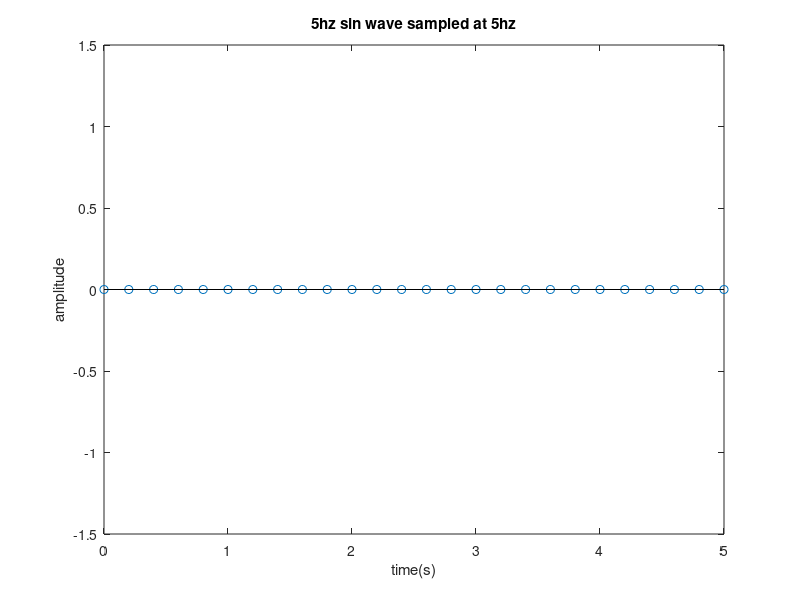
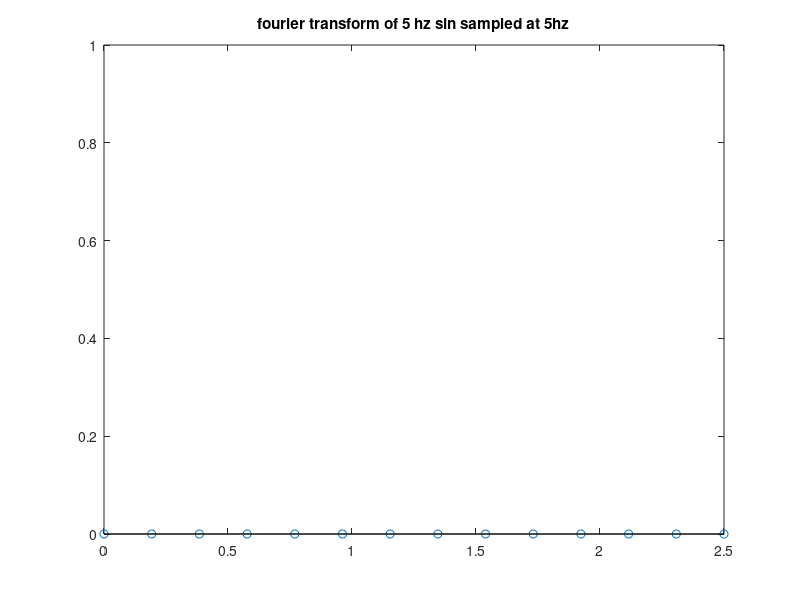
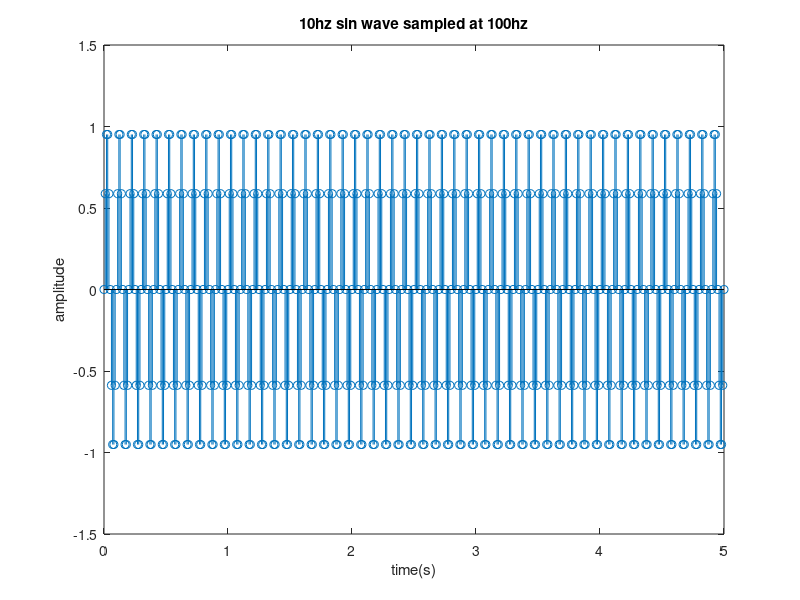
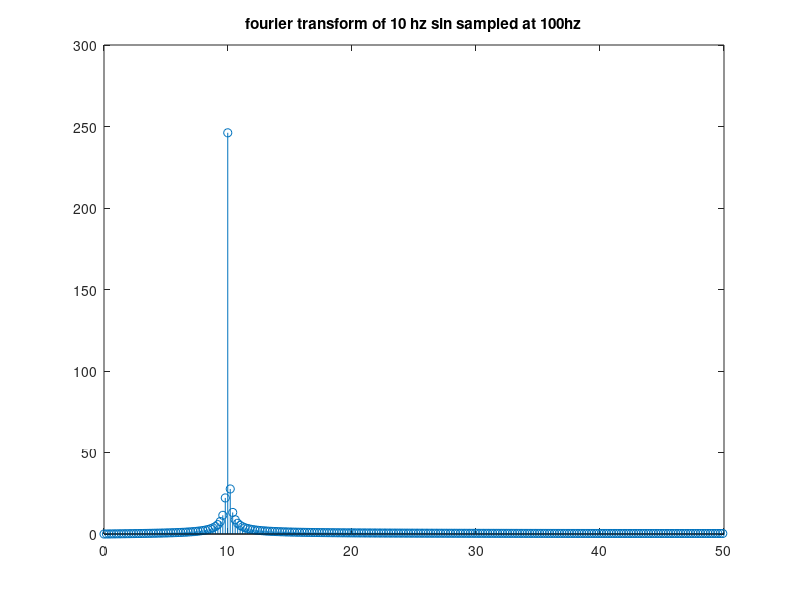

Write MATLAB code to recreate these figures, in order. (Note: this script raises an error after producing the figures.)
%{
Part 1: Generate a Simple Sine Wave
Create a sine wave signal:

Duration: 5 seconds

Sampling Rate: 5 Hz

Frequency: 5 Hz

Plot the signal in the time domain.

Perform frequency analysis using the Fourier Transform (e.g., np.fft.fft in Python or fft in MATLAB).

Plot the magnitude spectrum and interpret the dominant frequency.
%}

fs = 5; ts=1/fs; T = 5; t = 0:ts:T; % ts is sampling time and t is a vector with all sample times, T is duration of signal
f = 5; %freq of signal
signal1 = sin(2*pi*f*t); %creating the sin wave

%plotting the signal
figure; stem(t,signal1); title("5hz sin wave sampled at 5hz"); xlabel("time(s)"); ylabel("amplitude"); ylim([-1.5 1.5]); xlim([0 T]);

% fft for fs=5
N1 = length(signal1); % to get number of samples
f_axis1 = (0:N1-1)*(fs/N1); % apply formula fk = (k/N)*fs, to get the frequency axis. i gotta plot X[k] vs fk not X[k] vs k
% fft bin indezx is converted to frequency in hz
figure; stem(f_axis1, abs(fft(signal1))); % take mag of signal, root realpart^2 + impart^2
title("fourier transform of 5 hz sin sampled at 5hz");
ylim([0 1]); xlim([0 fs/2]); % fft starts to mirror after fs/2



%{
Part 2: Generate Higher Frequency Sine Waves
Repeat the above steps for the following:

Frequency: 10 Hz

Frequency: 20 Hz

Note: You may increase the sampling rate (e.g., to 100 Hz) for these signals to meet the Nyquist criterion and avoid aliasing.
%}

fs = 100; ts = 1/fs; T = 5; t = 0:ts:T;
f = 10;
signal2 = sin(2*pi*f*t);
N = length(signal2);
f_axis = (0:N-1)*(fs/N);   %to convert k axis to f axis
figure; stem(t,signal2); title("10hz sin wave sampled at 100hz"); xlabel("time(s)"); ylabel("amplitude"); ylim([-1.5 1.5]); xlim([0 T]);
figure; stem(f_axis, abs(fft(signal2))); title("fourier transform of 10 hz sin sampled at 100hz"); ylim([0 300]); xlim([0 fs/2]);

f = 20;
signal3 = sin(2*pi*f*t);
N = length(signal3);
f_axis = (0:N-1)*(fs/N);

figure; stem(t,signal3); title("20hz sin wave sampled at 100hz"); xlabel("time(s)"); ylabel("amplitude"); ylim([-1.5 1.5]); xlim([0 T]);
figure; stem(f_axis, abs(fft(signal3))); title("fourier transform of 20 hz sin sampled at 100hz"); ylim([0 300]); xlim([0 fs/2]);



%{
Part 3: Combine Signals
Combine the three sine waves (5 Hz, 10 Hz, 20 Hz) into a single composite signal.

Plot the time-domain representation of the combined signal.

Perform Fourier Transform and plot the frequency spectrum.

Identify the presence of all three frequency components in the frequency domain.
%}
%takin all 3singals
signal5  = sin(2*pi*5*t);  
signal10 = sin(2*pi*10*t);   
signal20 = sin(2*pi*20*t);   

signal4 = signal5 + signal10 + signal20; %combination
%same process
N = length(signal4);
f_axis = (0:N-1)*(fs/N); 
figure; stem(t,signal4); 
title("composite signal sampled at 100hz"); 
xlabel("time(s)"); ylabel("amplitude"); 
ylim([-3.5 3.5]); xlim([0 T]);%since sum of 3 waves amplutide upto 3, i took 3.5 for tolerance
figure; stem(f_axis, abs(fft(signal4))); 
title("fourier transform of composite signal sampled at 100hz"); 
ylim([0 300]); xlim([0 fs/2]);



%{
Part 4: Add Noise
Add random noise (e.g., Gaussian noise using np.random.normal) to the combined signal.

Plot the noisy signal in the time domain.

Perform Fourier Transform and plot the frequency spectrum.

Discuss how noise affects the frequency representation.
%}


noise= 0.5; % noise level, larger more noise, smaller less npoise. it will be the std deviation  of the gaussian noise added
% ex: noise_std = 0.5 ,the noise values will mostly lie in [-1.5, +1.5] (3*sigma range)


%doubt: why dont just add random element to signal? -- > in real physical
%systems,it seems ,noise is gaussian, not uniform, not random integers,
%refer central limit theorem


signal_with_noise = signal4 + noise*randn(size(signal4));
figure; stem(t,signal_with_noise); title("noisy composite signal"); xlabel("time(s)"); ylabel("amplitude"); xlim([0 T]);
N = length(signal_with_noise);
f_axis = (0:N-1)*(fs/N);
figure; stem(f_axis, abs(fft(signal_with_noise))); 
title("fourier transform of noisy composite signal"); 
xlabel("frequency(hz)"); ylabel("magnitude"); % couldnt determine y cuz of noise, so no limits set
xlim([0 fs/2]);


%doubt: but we dont know the amplitude of the incoming signal right our
%noise might be very weak or strong to it? answer: we use SNR (Signal-To-Noise Ratio).



%{
Part 5: Filtering
Apply a bandpass filter (e.g., 0.5–30 Hz) to the noisy signal and analyze the result.

Compare the spectrum of the raw noisy signal and the filtered signal.
%}

filtered = bandpass(signal_with_noise, [0.5 30], fs); %using matlab inbuilt bandpass filter

figure; plot(t,filtered); 
title("filtered composite signal (0.5–30hz)"); 
xlabel("time(s)"); ylabel("amplitude"); xlim([0 T]);

% using butterworth and filtfilt instead of bandpass:
% bandpass() caused phase distortion and ringing.
% butter() gives a smooth (flat) passband, and filtfilt() removes phase shift
% by filtering forward and backward , cleaner time + frequency output.
[b,a] = butter(4, [0.5 30]/(fs/2));
filtered2 = filtfilt(b,a, signal_with_noise);

N2 = length(filtered2);
f_axis2 = (0:N2-1)*(fs/N2);
figure; stem(f_axis2, abs(fft(filtered2)));
title("filtered composite signal fourier transform (0.5-30hz)");
ylabel("magnitude");
xlabel("freq(hz)");
ylim([0 300]);
xlim([0 fs/2]);
